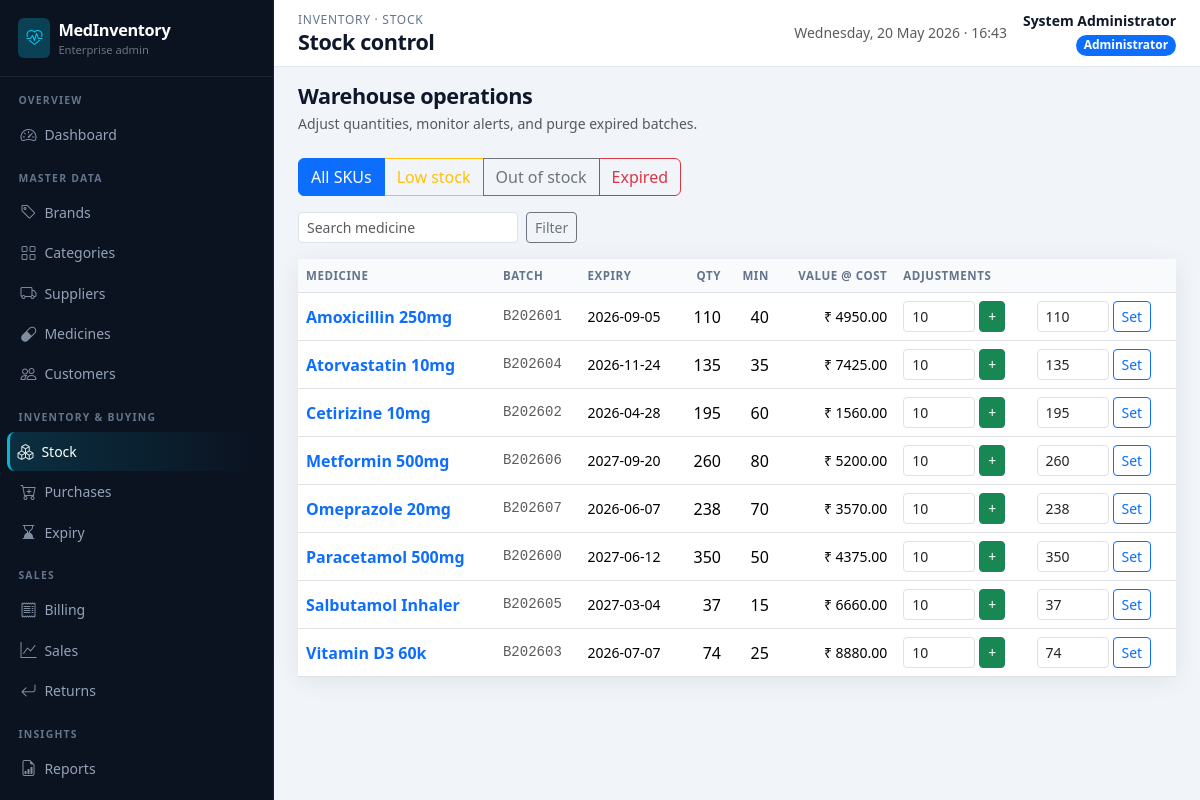
Page /admin/stock (signed in) on the committed database.
### app/models.py (models this page shows, shortened)
class User(UserMixin, db.Model):
    __tablename__ = "users"
    id = db.Column(db.Integer, primary_key=True)
    username = db.Column(db.String(80), unique=True, nullable=False, index=True)
    password_hash = db.Column(db.String(256), nullable=False)
    full_name = db.Column(db.String(120), nullable=False)
    email = db.Column(db.String(120))
    phone = db.Column(db.String(32))
    role = db.Column(db.String(20), nullable=False, default="staff")  # admin | staff
    is_active = db.Column(db.Boolean, default=True)
    created_at = db.Column(db.DateTime, default=datetime.utcnow)
    bills = db.relationship("Bill", backref="staff", lazy="dynamic")
    returns = db.relationship("MedicineReturn", backref="staff", lazy="dynamic")

class Medicine(db.Model):
    __tablename__ = "medicines"
    id = db.Column(db.Integer, primary_key=True)
    name = db.Column(db.String(160), nullable=False, index=True)
    brand_id = db.Column(db.Integer, db.ForeignKey("brands.id"), nullable=False)
    category_id = db.Column(db.Integer, db.ForeignKey("categories.id"), nullable=False)
    supplier_id = db.Column(db.Integer, db.ForeignKey("suppliers.id"), nullable=False)
    batch_number = db.Column(db.String(80), nullable=False, index=True)
    manufacturing_date = db.Column(db.Date, nullable=False)
    expiry_date = db.Column(db.Date, nullable=False, index=True)
    purchase_price = db.Column(db.Numeric(12, 2), nullable=False)
    selling_price = db.Column(db.Numeric(12, 2), nullable=False)
    quantity = db.Column(db.Integer, nullable=False, default=0)
    min_stock_level = db.Column(db.Integer, nullable=False, default=10)
    description = db.Column(db.Text)
    created_at = db.Column(db.DateTime, default=datetime.utcnow)
    bill_items = db.relationship("BillItem", backref="medicine", lazy="dynamic")
    purchase_lines = db.relationship("Purchase", backref="medicine", lazy="dynamic")

### app/admin_routes.py (the view)
@admin_bp.route("/stock")
@login_required
@admin_required
def stock_index():
    q = (request.args.get("q") or "").strip()
    query = Medicine.query
    if q:
        query = query.filter(Medicine.name.ilike(f"%{q}%"))
    rows = query.order_by(Medicine.name).all()
    return render_template("admin/stock.html", medicines=rows, q=q, view="all")

### app/utils.py (called while the page is built)
def admin_required(view):
    @wraps(view)
    def wrapped(*args, **kwargs):
        if not current_user.is_authenticated:
            flash("Please log in to continue.", "warning")
            return redirect(url_for("main.login", next=request.url))
        if current_user.role != "admin":
            flash("You do not have permission to access that page.", "danger")
            return redirect(url_for("staff.dashboard"))
        return view(*args, **kwargs)
    return wrapped

### app/templates/admin/stock.html (shortened to what this page needs)
{% extends "admin/layout.html" %}
{% from "admin/_macros.html" import page_heading %}
{% block breadcrumb %}Inventory · Stock{% endblock %}
{% block page_title %}Stock control{% endblock %}
{% block content %}
{{ page_heading("Warehouse operations", "Adjust quantities, monitor alerts, and purge expired batches.") }}
<div class="btn-group flex-wrap mb-3" role="group">
  <a class="btn btn-outline-primary {% if view == 'all' %}active{% endif %}" href="{{ url_for('admin.stock_index') }}">All SKUs</a>
  <a class="btn btn-outline-warning {% if view == 'low' %}active{% endif %}" href="{{ url_for('admin.stock_low') }}">Low stock</a>
  <a class="btn btn-outline-secondary {% if view == 'out' %}active{% endif %}" href="{{ url_for('admin.stock_out') }}">Out of stock</a>
  <a class="btn btn-outline-danger {% if view == 'expired' %}active{% endif %}" href="{{ url_for('admin.stock_expired') }}">Expired</a>
</div>
{% if view == 'all' %}
<form class="row g-2 mb-3" method="get" action="{{ url_for('admin.stock_index') }}">
  <div class="col-auto"><input class="form-control form-control-sm" name="q" value="{{ q }}" placeholder="Search medicine"></div>
  <div class="col-auto"><button class="btn btn-sm btn-outline-secondary" type="submit">Filter</button></div>
</form>
{% endif %}
<div class="card card-soft">
  <div class="table-responsive">
    <table class="table table-hover align-middle mb-0">
      <thead><tr>
        <th>Medicine</th><th>Batch</th><th>Expiry</th><th class="text-end">Qty</th><th class="text-end">Min</th><th class="text-end">Value @ cost</th>
        {% if view == 'all' %}<th colspan="2">Adjustments</th>{% endif %}
      </tr></thead>
      <tbody>
        {% for m in medicines %}
        <tr>
          <td class="fw-semibold"><a href="{{ url_for('admin.medicine_detail', mid=m.id) }}" class="text-decoration-none">{{ m.name }}</a></td>
          <td class="small font-monospace text-muted">{{ m.batch_number }}</td>
          <td class="small">{{ m.expiry_date }}</td>
          <td class="text-end">{{ m.quantity }}</td>
          <td class="text-end">{{ m.min_stock_level }}</td>
          <td class="text-end small">₹ {{ '%.2f'|format((m.quantity * m.purchase_price)|float) }}</td>
          {% if view == 'all' %}
          <td>
            <form class="d-flex gap-1 flex-wrap" method="post" action="{{ url_for('admin.stock_add') }}">
              <input class="form-control form-control-sm" type="number" name="quantity" min="1" value="10" style="width:72px">
              <button class="btn btn-sm btn-success" type="submit" title="Add">+</button>
            </form>
          </td>
          <td>
            <form class="d-flex gap-1 flex-wrap" method="post" action="{{ url_for('admin.stock_update') }}">
              <input class="form-control form-control-sm" type="number" name="quantity" min="0" value="{{ m.quantity }}" style="width:72px">
              <button class="btn btn-sm btn-outline-primary" type="submit">Set</button>
            </form>
          </td>
          {% endif %}
        </tr>
        {% else %}
        <tr><td colspan="9"><div class="empty-state">No rows in this view.</div></td></tr>
        {% endfor %}
      </tbody>
    </table>
  </div>
</div>
{% endblock %}

### app/templates/admin/layout.html (shortened to what this page needs)
{% extends "base.html" %}
{% block body %}
<div class="admin-shell d-flex">
  <aside class="sidebar-admin no-print d-none d-lg-block">
    <div class="brand-block">
      <div class="d-flex align-items-center gap-2 text-white">
        <span class="rounded-2 bg-info bg-opacity-25 d-flex p-2"><i class="bi bi-heart-pulse text-info"></i></span>
        <div>
          <div class="product-name fw-bold">MedInventory</div>
          <div class="small text-secondary" style="font-size:0.7rem;">Enterprise admin</div>
        </div>
      </div>
    </div>
    <nav class="nav flex-column pb-4">
      <div class="nav-section-label">Overview</div>
      <a class="nav-link {% if request.endpoint == 'admin.dashboard' %}active{% endif %}" href="{{ url_for('admin.dashboard') }}"><i class="bi bi-speedometer2"></i> Dashboard</a>
      <div class="nav-section-label">Master data</div>
      <a class="nav-link {% if request.endpoint in ['admin.brands','admin.brand_detail','admin.brand_new','admin.brand_edit'] %}active{% endif %}" href="{{ url_for('admin.brands') }}"><i class="bi bi-tag"></i> Brands</a>
      <a class="nav-link " href="{{ url_for('admin.categories') }}"><i class="bi bi-grid"></i> Categories</a>
      <a class="nav-link {% if request.endpoint in ['admin.suppliers','admin.supplier_detail','admin.supplier_new','admin.supplier_edit'] %}active{% endif %}" href="{{ url_for('admin.suppliers') }}"><i class="bi bi-truck"></i> Suppliers</a>
      <a class="nav-link " href="{{ url_for('admin.medicines') }}"><i class="bi bi-capsule"></i> Medicines</a>
      <a class="nav-link " href="{{ url_for('admin.customers') }}"><i class="bi bi-people"></i> Customers</a>
      <div class="nav-section-label">Inventory &amp; buying</div>
      <a class="nav-link {% if 'stock' in (request.endpoint or '') %}active{% endif %}" href="{{ url_for('admin.stock_index') }}"><i class="bi bi-boxes"></i> Stock</a>
      <a class="nav-link " href="{{ url_for('admin.purchases') }}"><i class="bi bi-cart-plus"></i> Purchases</a>
      <a class="nav-link {% if request.endpoint == 'admin.expiry_index' %}active{% endif %}" href="{{ url_for('admin.expiry_index') }}"><i class="bi bi-hourglass-bottom"></i> Expiry</a>
      <div class="nav-section-label">Sales</div>
      <a class="nav-link {% if 'billing' in (request.endpoint or '') %}active{% endif %}" href="{{ url_for('admin.billing_list') }}"><i class="bi bi-receipt"></i> Billing</a>
      <a class="nav-link {% if request.endpoint in ['admin.sales','admin.sales_medicine_wise','admin.sales_daily','admin.sales_monthly'] %}active{% endif %}" href="{{ url_for('admin.sales') }}"><i class="bi bi-graph-up"></i> Sales</a>
      <a class="nav-link {% if 'returns' in (request.endpoint or '') %}active{% endif %}" href="{{ url_for('admin.returns_list') }}"><i class="bi bi-arrow-return-left"></i> Returns</a>
      <div class="nav-section-label">Insights</div>
      <a class="nav-link" href="{{ url_for('admin.reports', name='stock') }}"><i class="bi bi-file-earmark-bar-graph"></i> Reports</a>
      <a class="nav-link {% if request.endpoint == 'admin.analytics' %}active{% endif %}" href="{{ url_for('admin.analytics') }}"> Analytics</a>
    </nav>
  </aside>
  <div class="main-with-sidebar flex-grow-1">
    <header class="topbar d-flex flex-wrap justify-content-between align-items-center gap-2 no-print">
      <div class="d-flex align-items-center gap-2">
        <div>
          <div class="admin-breadcrumb">{% block breadcrumb %}Administration{% endblock %}</div>
          <h1 class="admin-page-title mb-0">{% block page_title %}Console{% endblock %}</h1>
        </div>
      </div>
      <div class="d-flex align-items-center gap-3 text-end">
        <div class="d-none d-md-block small text-muted">{{ moment or '' }}</div>
        <div>
          <div class="fw-semibold small">{{ current_user.full_name }}</div>
          <span class="badge text-bg-primary rounded-pill">Administrator</span>
        </div>
      </div>
    </header>
    <main class="p-4 pt-3">
      {% block content %}{% endblock %}
    </main>
  </div>
</div>
{% endblock %}

### app/static/css/app.css (style rules this page uses)
:root { --mi-primary: #0d6efd; --mi-sidebar: #0b1220; --mi-sidebar-border: rgba(148, 163, 184, 0.12); --mi-sidebar-hover: #151f32; --mi-accent: #06b6d4; --mi-card-shadow: 0 4px 24px rgba(15, 23, 42, 0.08); --mi-topbar-h: 64px; }
body { font-family: "Segoe UI", system-ui, -apple-system, Roboto, "Helvetica Neue", sans-serif; background: #f1f5f9; color: #0f172a; }
.card-soft { border: none; box-shadow: var(--mi-card-shadow); border-radius: 12px; background: #fff; }
.sidebar-admin { min-height: 100vh; background: var(--mi-sidebar); color: #e2e8f0; width: 274px; position: fixed; left: 0; top: 0; z-index: 1040; padding: 0; overflow-y: auto; border-right: 1px solid var(--mi-sidebar-border); }
.sidebar-admin .brand-block { padding: 1.1rem 1.15rem; border-bottom: 1px solid var(--mi-sidebar-border); }
.sidebar-admin .brand-block .product-name { font-size: 1.02rem; letter-spacing: -0.02em; }
.sidebar-admin .nav-section-label { font-size: 0.65rem; text-transform: uppercase; letter-spacing: 0.12em; color: #64748b; padding: 1rem 1.15rem 0.35rem; font-weight: 600; }
.sidebar-admin a.nav-link { color: #94a3b8; border-radius: 8px; margin: 1px 10px; padding: 0.45rem 0.65rem; font-size: 0.875rem; display: flex; align-items: center; gap: 0.5rem; }
.sidebar-admin a.nav-link i { font-size: 1rem; opacity: 0.85; }
.sidebar-admin a.nav-link.active { background: linear-gradient(90deg, rgba(6, 182, 212, 0.18), transparent); color: #fff; border-left: 3px solid var(--mi-accent); margin-left: 7px; padding-left: calc(0.65rem - 3px); }
.main-with-sidebar { margin-left: 274px; min-height: 100vh; }
.admin-shell { min-height: 100vh; }
.topbar { background: #fff; border-bottom: 1px solid #e2e8f0; min-height: var(--mi-topbar-h); padding: 0.65rem 1.5rem; position: sticky; top: 0; z-index: 1020; }
.admin-page-title { font-size: 1.35rem; font-weight: 700; letter-spacing: -0.02em; color: #0f172a; }
.admin-breadcrumb { font-size: 0.75rem; color: #64748b; text-transform: uppercase; letter-spacing: 0.06em; }
.table thead th { font-size: 0.72rem; text-transform: uppercase; letter-spacing: 0.05em; color: #64748b; font-weight: 600; border-bottom-width: 1px; background: #f8fafc; white-space: nowrap; }
.table tbody td { vertical-align: middle; }

### rows in the picture
User: full_name "System Administrator"
Medicine: name "Amoxicillin 250mg", batch_number "B202601", expiry_date "2026-09-05", quantity "110", min_stock_level "40", (m.quantity*m.purchase_price)|float "4950.00"
Medicine: name "Atorvastatin 10mg", batch_number "B202604", expiry_date "2026-11-24", quantity "135", min_stock_level "35", (m.quantity*m.purchase_price)|float "7425.00"
Medicine: name "Cetirizine 10mg", batch_number "B202602", expiry_date "2026-04-28", quantity "195", min_stock_level "60", (m.quantity*m.purchase_price)|float "1560.00"
Medicine: name "Metformin 500mg", batch_number "B202606", expiry_date "2027-09-20", quantity "260", min_stock_level "80", (m.quantity*m.purchase_price)|float "5200.00"
Medicine: name "Omeprazole 20mg", batch_number "B202607", expiry_date "2026-06-07", quantity "238", min_stock_level "70", (m.quantity*m.purchase_price)|float "3570.00"
Medicine: name "Paracetamol 500mg", batch_number "B202600", expiry_date "2027-06-12", quantity "350", min_stock_level "50", (m.quantity*m.purchase_price)|float "4375.00"
Medicine: name "Salbutamol Inhaler", batch_number "B202605", expiry_date "2027-03-04", quantity "37", min_stock_level "15", (m.quantity*m.purchase_price)|float "6660.00"
Medicine: name "Vitamin D3 60k", batch_number "B202603", expiry_date "2026-07-07", quantity "74", min_stock_level "25", (m.quantity*m.purchase_price)|float "8880.00"

### other values in the picture
{{ title }} "Warehouse operations"
{{ subtitle }} "Adjust quantities, monitor alerts, and purge expired batches."
